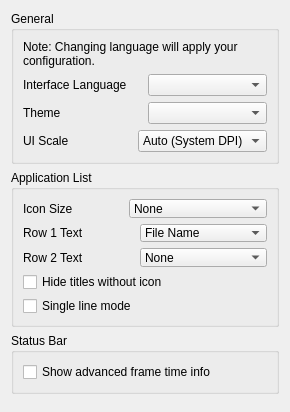
<?xml version="1.0" encoding="UTF-8"?>
<ui version="4.0">
 <class>ConfigureUi</class>
 <widget class="QWidget" name="ConfigureUi">
  <property name="geometry">
   <rect>
    <x>0</x>
    <y>0</y>
    <width>290</width>
    <height>280</height>
   </rect>
  </property>
  <layout class="QVBoxLayout" name="verticalLayout">
   <item>
    <widget class="QGroupBox" name="general_groupBox">
     <property name="title">
      <string>General</string>
     </property>
     <layout class="QHBoxLayout" name="horizontalLayout">
      <item>
       <layout class="QVBoxLayout" name="verticalLayout_2">
        <item>
         <widget class="QLabel" name="label_change_language_info">
          <property name="text">
           <string>Note: Changing language will apply your configuration.</string>
          </property>
          <property name="wordWrap">
           <bool>true</bool>
          </property>
         </widget>
        </item>
        <item>
         <layout class="QHBoxLayout" name="horizontalLayout_2">
          <item>
           <widget class="QLabel" name="language_label">
            <property name="text">
             <string>Interface Language</string>
            </property>
           </widget>
          </item>
          <item>
           <widget class="QComboBox" name="language_combobox"/>
          </item>
         </layout>
        </item>
        <item>
         <layout class="QHBoxLayout" name="horizontalLayout_3">
          <item>
           <widget class="QLabel" name="theme_label">
            <property name="text">
             <string>Theme</string>
            </property>
           </widget>
          </item>
          <item>
           <widget class="QComboBox" name="theme_combobox"/>
          </item>
         </layout>
        </item>
        <item>
         <layout class="QHBoxLayout" name="horizontalLayout_ui_scale">
          <item>
           <widget class="QLabel" name="ui_scale_label">
            <property name="text">
             <string>UI Scale</string>
            </property>
           </widget>
          </item>
          <item>
           <widget class="QComboBox" name="ui_scale_combobox">
            <property name="toolTip">
             <string>Restart STORM 3DS to apply interface scaling changes</string>
            </property>
            <item>
             <property name="text">
              <string>Auto (System DPI)</string>
             </property>
            </item>
            <item>
             <property name="text">
              <string notr="true">100%</string>
             </property>
            </item>
            <item>
             <property name="text">
              <string notr="true">125%</string>
             </property>
            </item>
            <item>
             <property name="text">
              <string notr="true">150%</string>
             </property>
            </item>
            <item>
             <property name="text">
              <string notr="true">175%</string>
             </property>
            </item>
            <item>
             <property name="text">
              <string notr="true">200%</string>
             </property>
            </item>
           </widget>
          </item>
         </layout>
        </item>
       </layout>
      </item>
     </layout>
    </widget>
   </item>
   <item>
    <widget class="QGroupBox" name="game_list_groupBox">
     <property name="title">
      <string>Application List</string>
     </property>
     <layout class="QHBoxLayout" name="horizontalLayout_4">
      <item>
       <layout class="QVBoxLayout" name="verticalLayout_3">
        <item>
         <layout class="QHBoxLayout" name="horizontalLayout_5">
          <item>
           <widget class="QLabel" name="icon_size_label">
            <property name="text">
             <string>Icon Size</string>
            </property>
           </widget>
          </item>
          <item>
           <widget class="QComboBox" name="icon_size_combobox">
            <item>
             <property name="text">
              <string>None</string>
             </property>
            </item>
            <item>
             <property name="text">
              <string>Small (24x24)</string>
             </property>
            </item>
            <item>
             <property name="text">
              <string>Large (48x48)</string>
             </property>
            </item>
            <item>
             <property name="text">
              <string>Extra Large (64x64)</string>
             </property>
            </item>
           </widget>
          </item>
         </layout>
        </item>
        <item>
         <layout class="QHBoxLayout" name="horizontalLayout_6">
          <item>
           <widget class="QLabel" name="row_1_text_label">
            <property name="text">
             <string>Row 1 Text</string>
            </property>
           </widget>
          </item>
          <item>
           <widget class="QComboBox" name="row_1_text_combobox">
            <item>
             <property name="text">
              <string>File Name</string>
             </property>
            </item>
            <item>
             <property name="text">
              <string>Full Path</string>
             </property>
            </item>
            <item>
             <property name="text">
              <string>Title Name (short)</string>
             </property>
            </item>
            <item>
             <property name="text">
              <string>Title ID</string>
             </property>
            </item>
            <item>
             <property name="text">
              <string>Title Name (long)</string>
             </property>
            </item>
           </widget>
          </item>
         </layout>
        </item>
        <item>
         <layout class="QHBoxLayout" name="horizontalLayout_7">
          <item>
           <widget class="QLabel" name="row_2_text_label">
            <property name="text">
             <string>Row 2 Text</string>
            </property>
           </widget>
          </item>
          <item>
           <widget class="QComboBox" name="row_2_text_combobox">
            <item>
             <property name="text">
              <string>None</string>
             </property>
            </item>
            <item>
             <property name="text">
              <string>File Name</string>
             </property>
            </item>
            <item>
             <property name="text">
              <string>Full Path</string>
             </property>
            </item>
            <item>
             <property name="text">
              <string>Title Name (short)</string>
             </property>
            </item>
            <item>
             <property name="text">
              <string>Title ID</string>
             </property>
            </item>
            <item>
             <property name="text">
              <string>Title Name (long)</string>
             </property>
            </item>
           </widget>
          </item>
         </layout>
        </item>
        <item>
         <widget class="QCheckBox" name="toggle_hide_no_icon">
          <property name="text">
           <string>Hide titles without icon</string>
          </property>
         </widget>
        </item>
        <item>
         <widget class="QCheckBox" name="toggle_single_line_mode">
          <property name="text">
           <string>Single line mode</string>
          </property>
         </widget>
        </item>
       </layout>
      </item>
     </layout>
    </widget>
   </item>
   <item>
    <widget class="QGroupBox" name="status_bar_groupBox">
     <property name="title">
      <string>Status Bar</string>
     </property>
     <layout class="QHBoxLayout" name="horizontalLayout_14">
      <item>
       <layout class="QVBoxLayout" name="verticalLayout_13">
        <item>
         <widget class="QCheckBox" name="show_advanced_frametime_info">
          <property name="text">
           <string>Show advanced frame time info</string>
          </property>
         </widget>
        </item>
       </layout>
      </item>
     </layout>
    </widget>
   </item>
    <item>
    <spacer>
     <property name="orientation">
      <enum>Qt::Vertical</enum>
     </property>
    </spacer>
   </item>
  </layout>
 </widget>
 <resources/>
 <connections/>
</ui>
